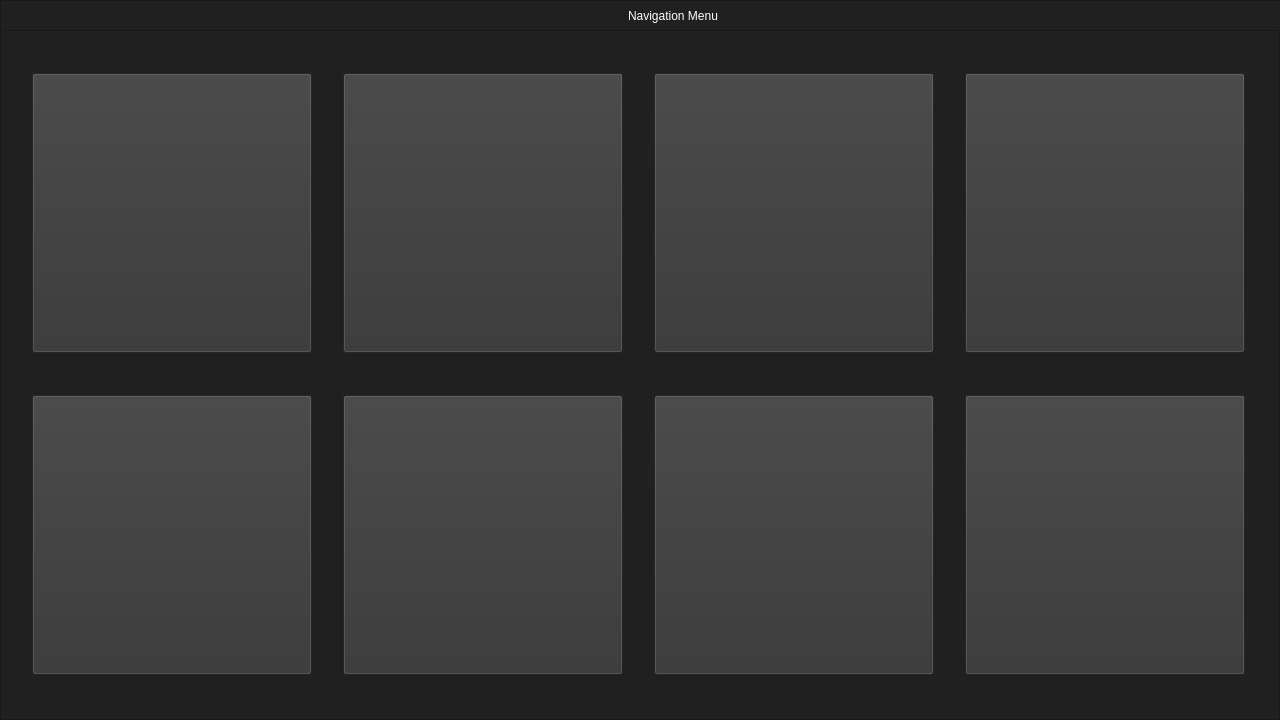
<?xml version="1.0" encoding="UTF-8"?>
<ui version="4.0">
 <class>Navigationmenu</class>
 <widget class="QMainWindow" name="Navigationmenu">
  <property name="geometry">
   <rect>
    <x>0</x>
    <y>0</y>
    <width>1280</width>
    <height>720</height>
   </rect>
  </property>
  <property name="sizePolicy">
   <sizepolicy hsizetype="Fixed" vsizetype="Fixed">
    <horstretch>0</horstretch>
    <verstretch>0</verstretch>
   </sizepolicy>
  </property>
  <property name="minimumSize">
   <size>
    <width>1280</width>
    <height>720</height>
   </size>
  </property>
  <property name="windowTitle">
   <string>MainWindow</string>
  </property>
  <property name="styleSheet">
   <string notr="true"/>
  </property>
  <widget class="QWidget" name="navigation_window">
   <property name="minimumSize">
    <size>
     <width>800</width>
     <height>600</height>
    </size>
   </property>
   <layout class="QVBoxLayout" name="verticalLayout">
    <property name="spacing">
     <number>0</number>
    </property>
    <property name="leftMargin">
     <number>0</number>
    </property>
    <property name="topMargin">
     <number>0</number>
    </property>
    <property name="rightMargin">
     <number>0</number>
    </property>
    <property name="bottomMargin">
     <number>0</number>
    </property>
    <item>
     <widget class="QFrame" name="menu_bar">
      <property name="minimumSize">
       <size>
        <width>1280</width>
        <height>30</height>
       </size>
      </property>
      <property name="maximumSize">
       <size>
        <width>16777215</width>
        <height>30</height>
       </size>
      </property>
      <property name="styleSheet">
       <string notr="true">background-color: rgb(32, 32, 32);</string>
      </property>
      <property name="frameShape">
       <enum>QFrame::StyledPanel</enum>
      </property>
      <property name="frameShadow">
       <enum>QFrame::Raised</enum>
      </property>
      <layout class="QHBoxLayout" name="horizontalLayout">
       <property name="spacing">
        <number>2</number>
       </property>
       <property name="leftMargin">
        <number>0</number>
       </property>
       <property name="topMargin">
        <number>0</number>
       </property>
       <property name="rightMargin">
        <number>0</number>
       </property>
       <property name="bottomMargin">
        <number>0</number>
       </property>
       <item>
        <widget class="QPushButton" name="logoff_button">
         <property name="minimumSize">
          <size>
           <width>30</width>
           <height>30</height>
          </size>
         </property>
         <property name="maximumSize">
          <size>
           <width>30</width>
           <height>30</height>
          </size>
         </property>
         <property name="styleSheet">
          <string notr="true">QPushButton 
{
	border: none;
	border-image: url(:/button_images/assets/buttons/logoff_button_unselected.png) 0 0 0 0 stretch stretch;
}

QPushButton:hover
{
	border: none;
	border-image: url(:/button_images/assets/buttons/logoff_button_selected.png) 0 0 0 0 stretch stretch;
}</string>
         </property>
         <property name="text">
          <string/>
         </property>
        </widget>
       </item>
       <item>
        <widget class="QLabel" name="window_title">
         <property name="minimumSize">
          <size>
           <width>1280</width>
           <height>30</height>
          </size>
         </property>
         <property name="maximumSize">
          <size>
           <width>16777215</width>
           <height>30</height>
          </size>
         </property>
         <property name="styleSheet">
          <string notr="true">color: rgb(255, 255, 255);</string>
         </property>
         <property name="text">
          <string>Navigation Menu</string>
         </property>
         <property name="alignment">
          <set>Qt::AlignCenter</set>
         </property>
        </widget>
       </item>
       <item>
        <widget class="QPushButton" name="minimize_button">
         <property name="minimumSize">
          <size>
           <width>30</width>
           <height>30</height>
          </size>
         </property>
         <property name="maximumSize">
          <size>
           <width>30</width>
           <height>30</height>
          </size>
         </property>
         <property name="styleSheet">
          <string notr="true">QPushButton 
{
	border: none;
	border-image: url(:/button_images/assets/buttons/minimize_button_unselected.png)  0 0 0 0 stretch stretch;
}

QPushButton:hover
{
	border: none;
	border-image: url(:/button_images/assets/buttons/minimize_button_selected.png) 0 0 0 0 stretch stretch;
}</string>
         </property>
         <property name="text">
          <string/>
         </property>
        </widget>
       </item>
       <item>
        <widget class="QPushButton" name="resize_button">
         <property name="minimumSize">
          <size>
           <width>30</width>
           <height>30</height>
          </size>
         </property>
         <property name="maximumSize">
          <size>
           <width>30</width>
           <height>30</height>
          </size>
         </property>
         <property name="styleSheet">
          <string notr="true">QPushButton 
{
	border: none;
	border-image: url(:/button_images/assets/buttons/maximize_button_unselected.png) 0 0 0 0 stretch stretch;
}

QPushButton:hover
{
	border: none;
	border-image: url(:/button_images/assets/buttons/maximize_button_selected.png) 0 0 0 0 stretch stretch;
}</string>
         </property>
         <property name="text">
          <string/>
         </property>
        </widget>
       </item>
       <item>
        <widget class="QPushButton" name="quit_button">
         <property name="minimumSize">
          <size>
           <width>30</width>
           <height>30</height>
          </size>
         </property>
         <property name="maximumSize">
          <size>
           <width>30</width>
           <height>30</height>
          </size>
         </property>
         <property name="styleSheet">
          <string notr="true">QPushButton 
{
	border: none;
	border-image: url(:/button_images/assets/buttons/quit_button_unselected.png) 0 0 0 0 stretch stretch;
}

QPushButton:hover
{
	border: none;
	border-image: url(:/button_images/assets/buttons/quit_button_selected.png) 0 0 0 0 stretch stretch;
}</string>
         </property>
         <property name="text">
          <string/>
         </property>
        </widget>
       </item>
      </layout>
     </widget>
    </item>
    <item>
     <widget class="QFrame" name="option_menu">
      <property name="minimumSize">
       <size>
        <width>1280</width>
        <height>690</height>
       </size>
      </property>
      <property name="maximumSize">
       <size>
        <width>16777215</width>
        <height>16777215</height>
       </size>
      </property>
      <property name="styleSheet">
       <string notr="true">background-color: rgb(32, 32, 32);</string>
      </property>
      <property name="frameShape">
       <enum>QFrame::StyledPanel</enum>
      </property>
      <property name="frameShadow">
       <enum>QFrame::Raised</enum>
      </property>
      <layout class="QGridLayout" name="gridLayout">
       <property name="leftMargin">
        <number>0</number>
       </property>
       <property name="topMargin">
        <number>0</number>
       </property>
       <property name="rightMargin">
        <number>0</number>
       </property>
       <property name="bottomMargin">
        <number>0</number>
       </property>
       <property name="spacing">
        <number>0</number>
       </property>
       <item row="0" column="3">
        <widget class="QPushButton" name="pushButton_4">
         <property name="sizePolicy">
          <sizepolicy hsizetype="Fixed" vsizetype="Fixed">
           <horstretch>0</horstretch>
           <verstretch>0</verstretch>
          </sizepolicy>
         </property>
         <property name="minimumSize">
          <size>
           <width>280</width>
           <height>280</height>
          </size>
         </property>
         <property name="styleSheet">
          <string notr="true">QPushButton
{
	background-color: rgb(52, 52, 52);
}

QPushButton:hover
{
	background-color: rgb(255, 97, 0);
}

QPushButton:pressed
{
	background-color: rgb(255, 255, 255);
}

</string>
         </property>
         <property name="text">
          <string/>
         </property>
        </widget>
       </item>
       <item row="1" column="0">
        <widget class="QPushButton" name="pushButton_5">
         <property name="sizePolicy">
          <sizepolicy hsizetype="Fixed" vsizetype="Fixed">
           <horstretch>0</horstretch>
           <verstretch>0</verstretch>
          </sizepolicy>
         </property>
         <property name="minimumSize">
          <size>
           <width>280</width>
           <height>280</height>
          </size>
         </property>
         <property name="styleSheet">
          <string notr="true">QPushButton
{
	background-color: rgb(52, 52, 52);
}

QPushButton:hover
{
	background-color: rgb(255, 97, 0);
}

QPushButton:pressed
{
	background-color: rgb(255, 255, 255);
}

</string>
         </property>
         <property name="text">
          <string/>
         </property>
        </widget>
       </item>
       <item row="0" column="0">
        <widget class="QPushButton" name="pushButton">
         <property name="sizePolicy">
          <sizepolicy hsizetype="Fixed" vsizetype="Fixed">
           <horstretch>0</horstretch>
           <verstretch>0</verstretch>
          </sizepolicy>
         </property>
         <property name="minimumSize">
          <size>
           <width>280</width>
           <height>280</height>
          </size>
         </property>
         <property name="maximumSize">
          <size>
           <width>400</width>
           <height>400</height>
          </size>
         </property>
         <property name="styleSheet">
          <string notr="true">QPushButton
{
	background-color: rgb(52, 52, 52);
}

QPushButton:hover
{
	background-color: rgb(255, 97, 0);
}

QPushButton:pressed
{
	background-color: rgb(255, 255, 255);
}

</string>
         </property>
         <property name="text">
          <string/>
         </property>
        </widget>
       </item>
       <item row="1" column="2">
        <widget class="QPushButton" name="pushButton_7">
         <property name="sizePolicy">
          <sizepolicy hsizetype="Fixed" vsizetype="Fixed">
           <horstretch>0</horstretch>
           <verstretch>0</verstretch>
          </sizepolicy>
         </property>
         <property name="minimumSize">
          <size>
           <width>280</width>
           <height>280</height>
          </size>
         </property>
         <property name="styleSheet">
          <string notr="true">QPushButton
{
	background-color: rgb(52, 52, 52);
}

QPushButton:hover
{
	background-color: rgb(255, 97, 0);
}

QPushButton:pressed
{
	background-color: rgb(255, 255, 255);
}

</string>
         </property>
         <property name="text">
          <string/>
         </property>
        </widget>
       </item>
       <item row="0" column="2">
        <widget class="QPushButton" name="pushButton_3">
         <property name="sizePolicy">
          <sizepolicy hsizetype="Fixed" vsizetype="Fixed">
           <horstretch>0</horstretch>
           <verstretch>0</verstretch>
          </sizepolicy>
         </property>
         <property name="minimumSize">
          <size>
           <width>280</width>
           <height>280</height>
          </size>
         </property>
         <property name="styleSheet">
          <string notr="true">QPushButton
{
	background-color: rgb(52, 52, 52);
}

QPushButton:hover
{
	background-color: rgb(255, 97, 0);
}

QPushButton:pressed
{
	background-color: rgb(255, 255, 255);
}

</string>
         </property>
         <property name="text">
          <string/>
         </property>
        </widget>
       </item>
       <item row="0" column="1">
        <widget class="QPushButton" name="pushButton_2">
         <property name="sizePolicy">
          <sizepolicy hsizetype="Fixed" vsizetype="Fixed">
           <horstretch>0</horstretch>
           <verstretch>0</verstretch>
          </sizepolicy>
         </property>
         <property name="minimumSize">
          <size>
           <width>280</width>
           <height>280</height>
          </size>
         </property>
         <property name="styleSheet">
          <string notr="true">QPushButton
{
	background-color: rgb(52, 52, 52);
}

QPushButton:hover
{
	background-color: rgb(255, 97, 0);
}

QPushButton:pressed
{
	background-color: rgb(255, 255, 255);
}

</string>
         </property>
         <property name="text">
          <string/>
         </property>
        </widget>
       </item>
       <item row="1" column="1">
        <widget class="QPushButton" name="pushButton_6">
         <property name="sizePolicy">
          <sizepolicy hsizetype="Fixed" vsizetype="Fixed">
           <horstretch>0</horstretch>
           <verstretch>0</verstretch>
          </sizepolicy>
         </property>
         <property name="minimumSize">
          <size>
           <width>280</width>
           <height>280</height>
          </size>
         </property>
         <property name="styleSheet">
          <string notr="true">QPushButton
{
	background-color: rgb(52, 52, 52);
}

QPushButton:hover
{
	background-color: rgb(255, 97, 0);
}

QPushButton:pressed
{
	background-color: rgb(255, 255, 255);
}

</string>
         </property>
         <property name="text">
          <string/>
         </property>
        </widget>
       </item>
       <item row="1" column="3">
        <widget class="QPushButton" name="pushButton_8">
         <property name="sizePolicy">
          <sizepolicy hsizetype="Fixed" vsizetype="Fixed">
           <horstretch>0</horstretch>
           <verstretch>0</verstretch>
          </sizepolicy>
         </property>
         <property name="minimumSize">
          <size>
           <width>280</width>
           <height>280</height>
          </size>
         </property>
         <property name="styleSheet">
          <string notr="true">QPushButton
{
	background-color: rgb(52, 52, 52);
}

QPushButton:hover
{
	background-color: rgb(255, 97, 0);
}

QPushButton:pressed
{
	background-color: rgb(255, 255, 255);
}

</string>
         </property>
         <property name="text">
          <string/>
         </property>
        </widget>
       </item>
      </layout>
     </widget>
    </item>
   </layout>
  </widget>
 </widget>
 <resources/>
 <connections/>
</ui>
